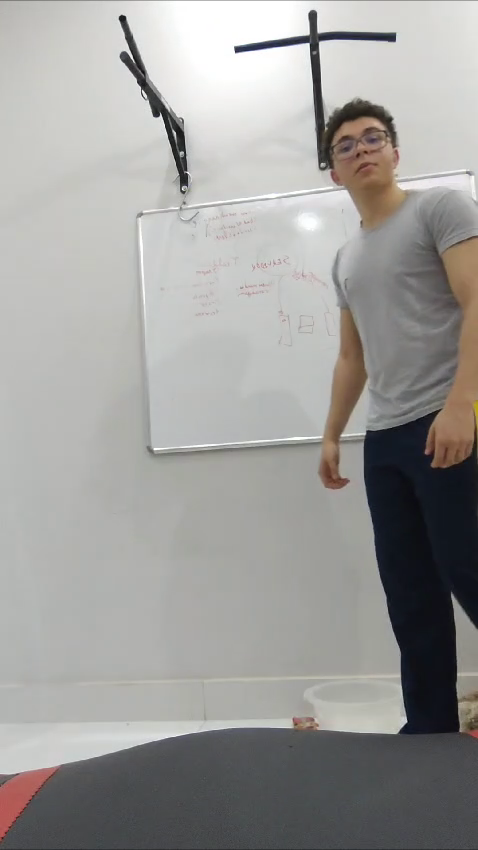
#> input picture frame 33 of Fluxo ótimo/videoVisao.mp4, 478 x 850 px
$ python HornSchunk.py   (older library calls are emulated)
#> lines starting #> are read from the running program, lines starting #| are printed output that depends on the picture
import cv2
import numpy as np
import os
import shutil
from sklearn.cluster import KMeans

def horn_schunck_optical_flow(prev_gray, gray, alpha=0.1, num_iter=100):
    """
    Estimativa de fluxo óptico usando o método Horn-Schunck.
    :param prev_gray: Frame anterior em escala de cinza.
    :param gray: Frame atual em escala de cinza.
    :param alpha: Parâmetro de regularização (ajustável).
    :param num_iter: Número de iterações para otimização.
    :return: u, v - Componentes horizontal e vertical do fluxo.
    """
    u = np.zeros_like(gray, dtype=np.float32)
    v = np.zeros_like(gray, dtype=np.float32)

    Ix = cv2.Sobel(gray, cv2.CV_32F, 1, 0, 3)
    Iy = cv2.Sobel(gray, cv2.CV_32F, 0, 1, 3)
    It = prev_gray - gray

    for _ in range(num_iter):
        u_avg = cv2.GaussianBlur(u, (5, 5), 1)
        v_avg = cv2.GaussianBlur(v, (5, 5), 1)

        P = Ix * u_avg + Iy * v_avg + It
        D = alpha**2 + Ix**2 + Iy**2

        u = u_avg - Ix * P / D
        v = v_avg - Iy * P / D

    return u, v

def process_video(video_path, output_dir="processed_frames"):
    # Configura a pasta de saída
#> called with video_path = 'videoVisao.mp4', output_dir = 'processed_frames'
    if os.path.exists(output_dir):
        shutil.rmtree(output_dir)
    os.makedirs(output_dir)

    cap = cv2.VideoCapture(video_path)

    ret, frame1 = cap.read()
#> frame1 is the input picture: shape (850, 478, 3); mean B, G, R 155.1, 157.3, 158.3
    if not ret:
        print("Erro ao abrir o vídeo.")
        return

    prev_gray = cv2.cvtColor(frame1, cv2.COLOR_BGR2GRAY)

    movement_threshold = 80
    num_clusters = 4
    background_color = [0, 0, 0]

    frame_count = 0

    while cap.isOpened():
        ret, frame2 = cap.read()
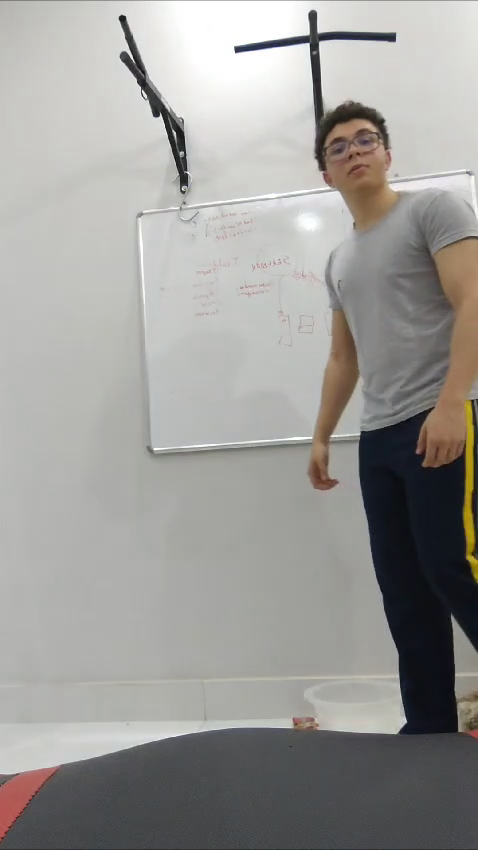
#> input picture frame 34 of Fluxo ótimo/videoVisao.mp4, 478 x 850 px
#> frame2 is the input picture: shape (850, 478, 3); mean B, G, R 153, 155.6, 157.3
        if not ret:
            break

        gray = cv2.cvtColor(frame2, cv2.COLOR_BGR2GRAY)

        # Calcula fluxo óptico com Horn-Schunck
        u, v = horn_schunck_optical_flow(prev_gray, gray)
#> in horn_schunck_optical_flow, `It = prev_gray - gray`:
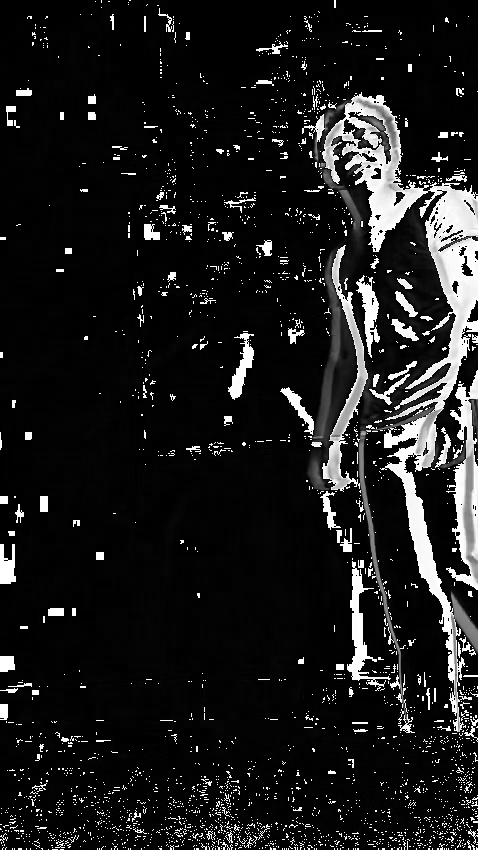
#> It: shape (850, 478); min 0, max 255, mean 27.8
#> the loop in horn_schunck_optical_flow, `for _ in range(num_iter):` made 100 passes
#> pass 1, in horn_schunck_optical_flow, `D = alpha**2 + Ix**2 + Iy**2`:
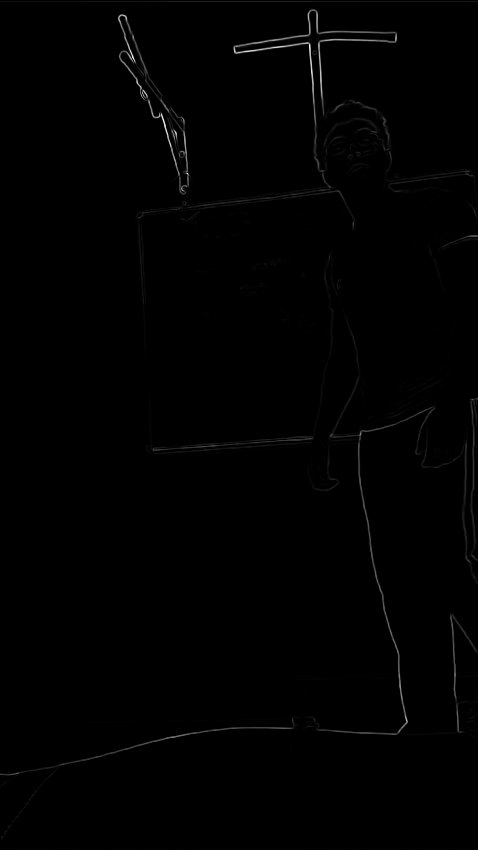
#> D: shape (850, 478) float32; min 0.01, max 775540, mean 3890.6; drawn with min black and max white
#> pass 1, in horn_schunck_optical_flow, `v = v_avg - Iy * P / D`:
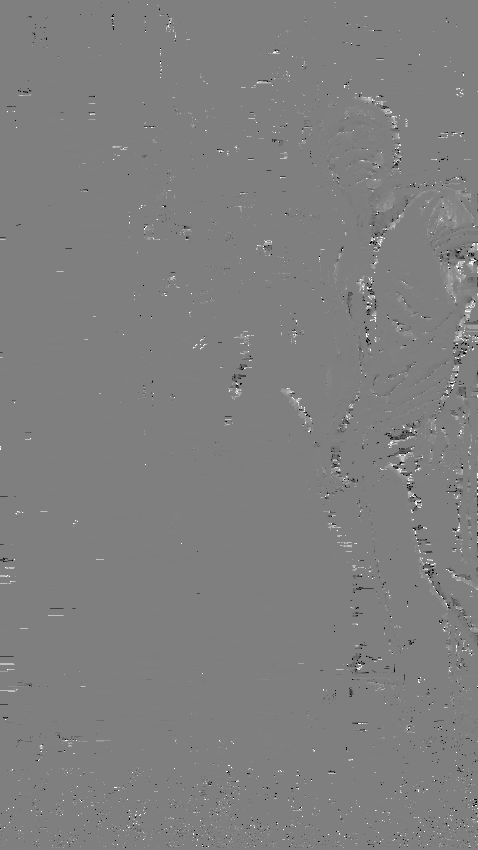
#> v: shape (850, 478) float32; min -127.2, max 127.2, mean 0.2; drawn with min black and max white

        magnitude = np.sqrt(u**2 + v**2)

        mask = np.zeros_like(frame2)
        mask[:] = background_color

        moving_mask = magnitude >= movement_threshold
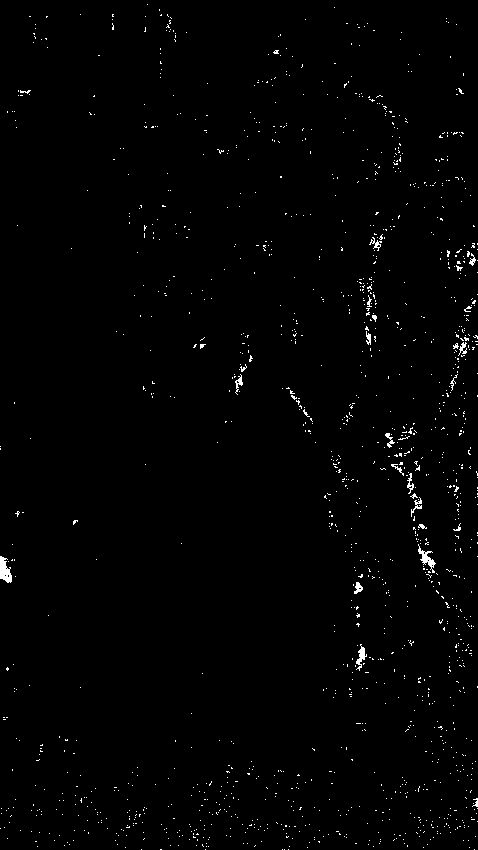
#> moving_mask: shape (850, 478) bool; 1% white in thin lines or dots
        if np.any(moving_mask):
            features = np.column_stack((u[moving_mask].flatten(), v[moving_mask].flatten()))
#> features = 4175 pairs, first value -189.1 to 196.1, second value -185.6 to 194.1

            if len(features) >= num_clusters:
                kmeans = KMeans(n_clusters=num_clusters, random_state=0)
                labels = kmeans.fit_predict(features)
#> labels = 4175 values, max 3 at index 1, min 0 at index 2, mean 1.4

                colors = np.random.randint(50, 255, (num_clusters, 3), dtype=np.uint8)

                moving_indices = np.array(np.where(moving_mask)).T
#> moving_indices = 4175 pairs, first value 4 to 849, second value 0 to 477

                for idx, (y, x) in enumerate(moving_indices):
                    mask[y, x] = colors[labels[idx]]
#> this loop made 4175 passes
#> (y, x) on passes 1 to 3: (4, 147), (7, 334), (9, 159)
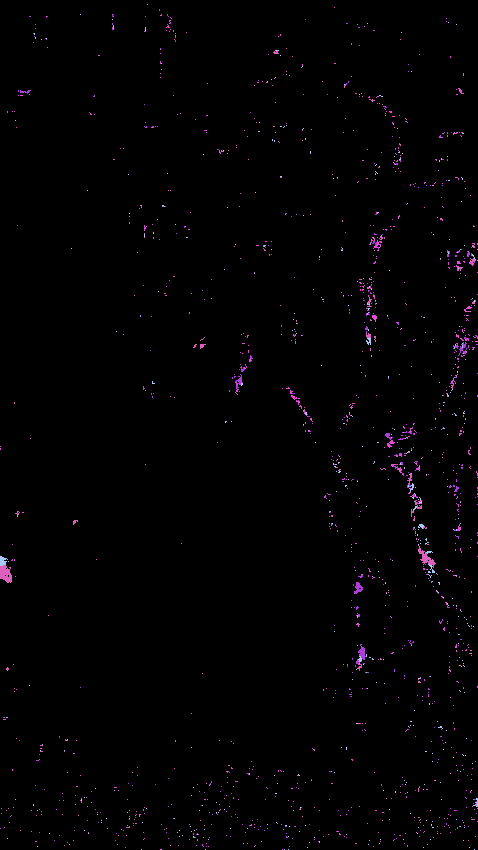
#> mask: shape (850, 478, 3); mean of channels 0, 1, 2 2.2, 1, 2.1; drawn as B, G, R

        combined = cv2.addWeighted(frame2, 0.5, mask, 0.5, 0)
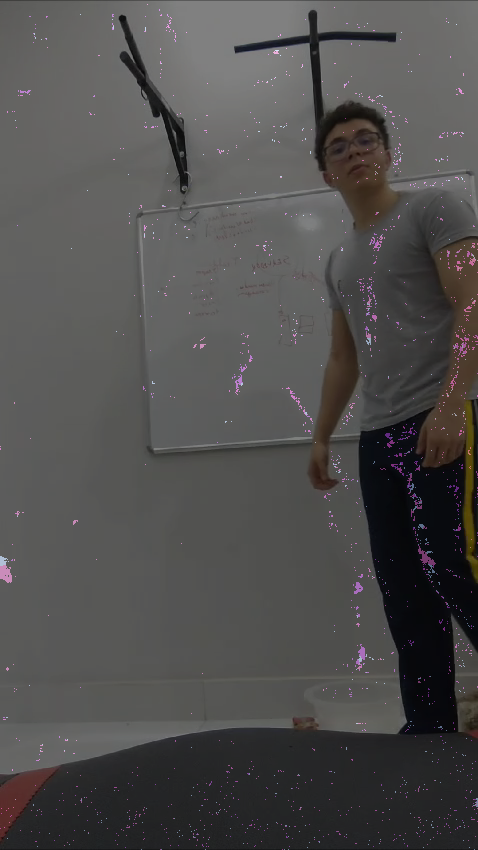
#> combined: shape (850, 478, 3); mean B, G, R 77.6, 78.3, 79.7

        output_path = os.path.join(output_dir, f"frame_{frame_count:04d}.png")
        cv2.imwrite(output_path, combined)

        cv2.imshow("Segmentação de Movimento", combined)

        prev_gray = gray
        frame_count += 1

        if cv2.waitKey(30) & 0xFF == 27:
#> (key Esc is pressed here)
            break

    cap.release()
    cv2.destroyAllWindows()
    print(f"Frames processados salvos na pasta: {output_dir}")

process_video("videoVisao.mp4")

$ run again, starting later in the video
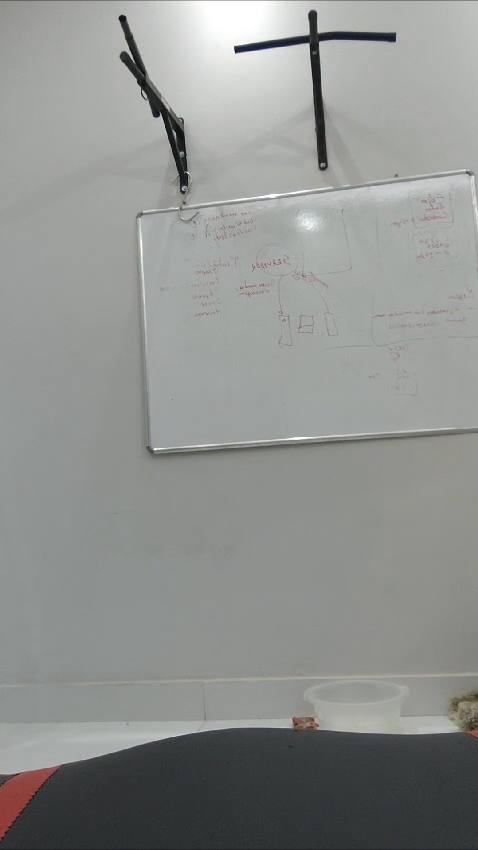
#> input picture frame 152 of Fluxo ótimo/videoVisao.mp4, 478 x 850 px
#> in process_video, frame1 is the input picture: shape (850, 478, 3); mean B, G, R 143.5, 145.4, 143.4
#> in process_video, `moving_mask = magnitude >= movement_threshold`:
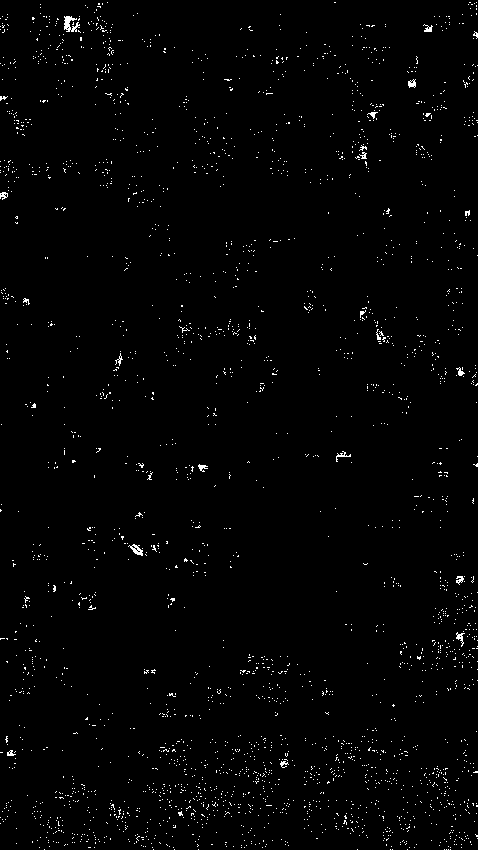
#> moving_mask: shape (850, 478) bool; 1.3% white in thin lines or dots
#> features = 5442 pairs, first value -189.7 to 200.2, second value -187.2 to 199.6
#> labels = 5442 values, max 3 at index 8, min 0 at index 0, mean 1.54
#> moving_indices = 5442 pairs, first value 2 to 849, second value 0 to 477
#> the loop in process_video, `for idx, (y, x) in enumerate(moving_indices):` made 5442 passes
#> (y, x) on passes 1 to 3: (2, 107), (2, 334), (2, 335)
#> in process_video, `combined = cv2.addWeighted(frame2, 0.5, mask, 0.5, 0)`:
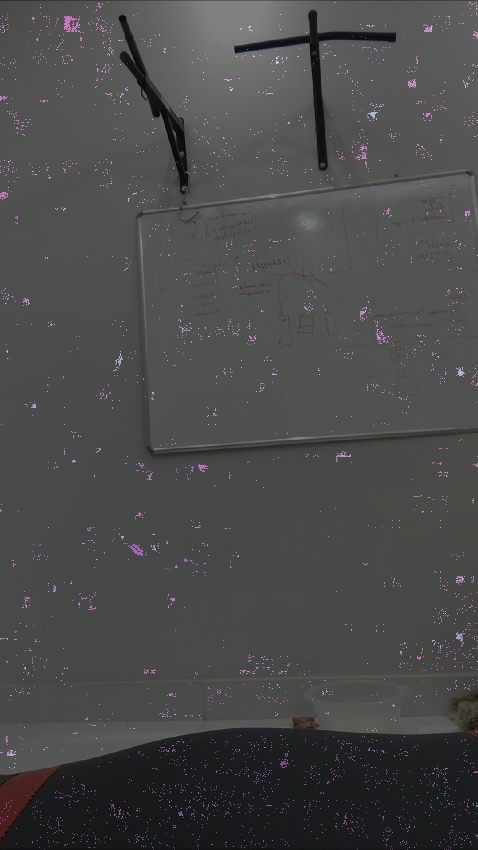
#> combined: shape (850, 478, 3); mean B, G, R 73.2, 73.4, 73

$ run again, starting later in the video
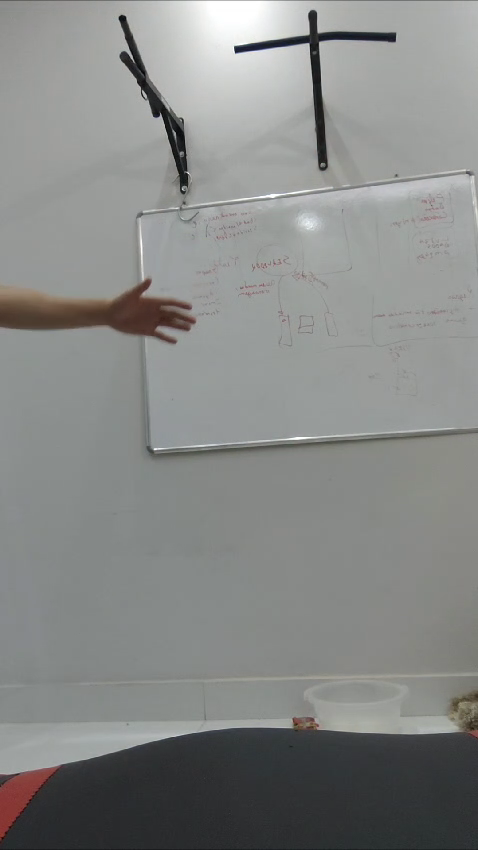
#> input picture frame 271 of Fluxo ótimo/videoVisao.mp4, 478 x 850 px
#> in process_video, frame1 is the input picture: shape (850, 478, 3); mean B, G, R 135, 136.6, 135
#> in process_video, `moving_mask = magnitude >= movement_threshold`:
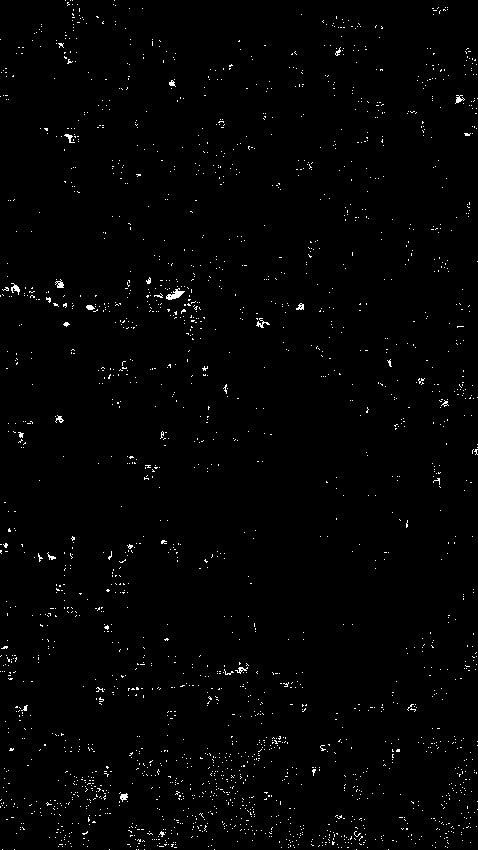
#> moving_mask: shape (850, 478) bool; 1.2% white in thin lines or dots
#> features = 4848 pairs, first value -180.5 to 189.4, second value -180 to 190.5
#> labels = 4848 values, max 3 at index 0, min 0 at index 6, mean 1.58
#> moving_indices = 4848 pairs, first value 0 to 849, second value 0 to 477
#> the loop in process_video, `for idx, (y, x) in enumerate(moving_indices):` made 4848 passes
#> (y, x) on passes 1 to 3: (0, 65), (0, 70), (0, 72)
#> in process_video, `combined = cv2.addWeighted(frame2, 0.5, mask, 0.5, 0)`:
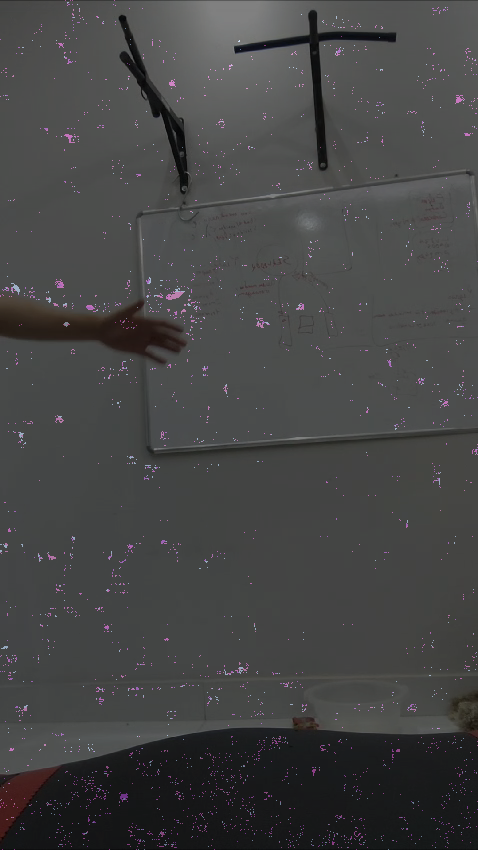
#> combined: shape (850, 478, 3); mean B, G, R 68.9, 69, 68.8
